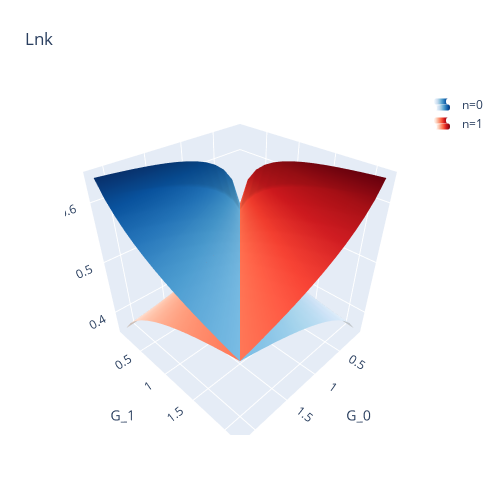

Notebook code cell kept with this figure:
### Code cell
Z = [None, None]
Z[0] = np.array([[results['L'][g0][g1][0,0,0] for g0 in G0_grid] for g1 in G1_grid ])
Z[1] = np.array([[results['L'][g0][g1][1,0,0] for g0 in G0_grid] for g1 in G1_grid ])

fig = go.Figure(data=[go.Surface(z=Z[0], x=G0_grid, y=G1_grid, name = 'n=0',colorscale = 'Blues')])
fig.add_trace(go.Surface(z=Z[1], y=G0_grid, x=G1_grid,name = 'n=1', colorscale = 'Reds')
            )
fig.update_layout(title='Lnk', autosize=False,
                  width=500, height=500,
                  margin=dict(l=65, r=50, b=65, t=90))
fig.update_layout(scene = dict(xaxis_title='G_0',
                    yaxis_title='G_1'
                              )
                 )
fig.update_traces(showlegend=True, showscale=False)
fig.show()
fig.write_html(f"{folder}/Lnk_{config}.html")

### Figure 1 — Plotly figure (JSON) as saved in the notebook; plotly's stock layout.template omitted (floating-point values rounded to 4 significant figures; data arrays with more than 128 entries replaced by an {"elided": "..."} marker saying what was removed)
{"data": [{"colorscale": [[0, "rgb(247,251,255)"], [0.125, "rgb(222,235,247)"], [0.25, "rgb(198,219,239)"], [0.375, "rgb(158,202,225)"], [0.5, "rgb(107,174,214)"], [0.625, "rgb(66,146,198)"], [0.75, "rgb(33,113,181)"], [0.875, "rgb(8,81,156)"], [1, "rgb(8,48,107)"]], "name": "n=0", "showlegend": true, "showscale": false, "type": "surface", "x": [0.1, 0.2464, 0.3929, 0.5393, 0.6857, 0.8321, 0.9786, 1.125, 1.271, 1.418, 1.564, 1.711, 1.857, 2.004, 2.15], "y": [0.1, 0.2464, 0.3929, 0.5393, 0.6857, 0.8321, 0.9786, 1.125, 1.271, 1.418, 1.564, 1.711, 1.857, 2.004, 2.15], "z": {"elided": "15x15 float values"}}, {"colorscale": [[0, "rgb(255,245,240)"], [0.125, "rgb(254,224,210)"], [0.25, "rgb(252,187,161)"], [0.375, "rgb(252,146,114)"], [0.5, "rgb(251,106,74)"], [0.625, "rgb(239,59,44)"], [0.75, "rgb(203,24,29)"], [0.875, "rgb(165,15,21)"], [1, "rgb(103,0,13)"]], "name": "n=1", "showlegend": true, "showscale": false, "type": "surface", "x": [0.1, 0.2464, 0.3929, 0.5393, 0.6857, 0.8321, 0.9786, 1.125, 1.271, 1.418, 1.564, 1.711, 1.857, 2.004, 2.15], "y": [0.1, 0.2464, 0.3929, 0.5393, 0.6857, 0.8321, 0.9786, 1.125, 1.271, 1.418, 1.564, 1.711, 1.857, 2.004, 2.15], "z": {"elided": "15x15 float values"}}], "layout": {"autosize": false, "height": 500, "margin": {"b": 65, "l": 65, "r": 50, "t": 90}, "scene": {"xaxis": {"title": {"text": "G_0"}}, "yaxis": {"title": {"text": "G_1"}}}, "title": {"text": "Lnk"}, "width": 500}}
